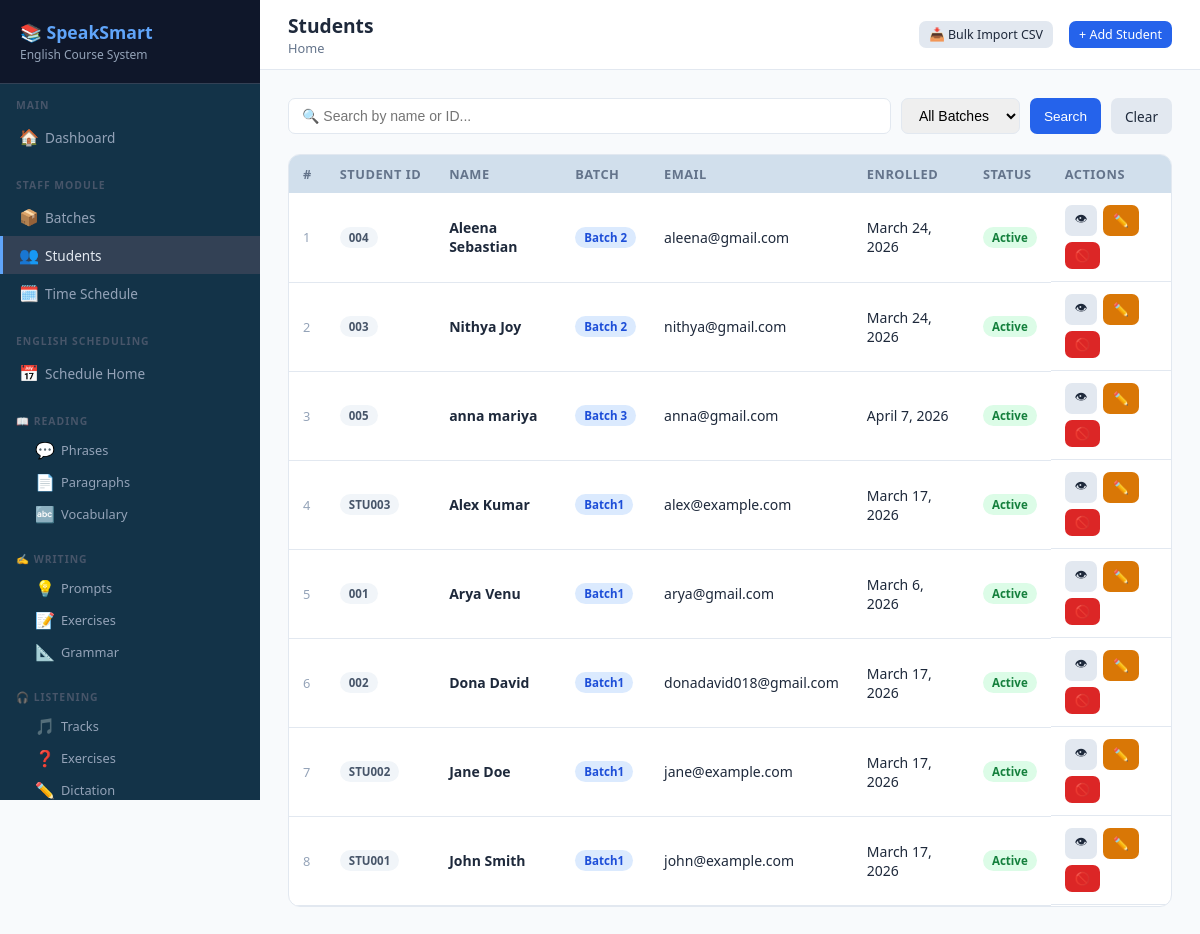
The app's page /staff/students/ (signed in) with its own data.
### staff/models.py (models this page shows, shortened)
class Student(models.Model):
    GENDER_CHOICES = [('M', 'Male'), ('F', 'Female'), ('O', 'Other')]
    user = models.OneToOneField(User, on_delete=models.CASCADE, related_name='student_profile', null=True, blank=True)
    student_id = models.CharField(max_length=20, unique=True)
    first_name = models.CharField(max_length=100)
    last_name = models.CharField(max_length=100)
    email = models.EmailField(unique=True)
    phone = models.CharField(max_length=15, blank=True)
    gender = models.CharField(max_length=1, choices=GENDER_CHOICES, blank=True)
    date_of_birth = models.DateField(null=True, blank=True)
    batch = models.ForeignKey(Batch, on_delete=models.SET_NULL, null=True, related_name='students')
    enrolled_date = models.DateField(auto_now_add=True)
    is_active = models.BooleanField(default=True)
    def get_full_name(self):
        return f"{self.first_name} {self.last_name}"

class Batch(models.Model):
    name = models.CharField(max_length=100)
    description = models.TextField(blank=True)
    start_date = models.DateField()
    end_date = models.DateField(null=True, blank=True)
    created_by = models.ForeignKey(User, on_delete=models.SET_NULL, null=True)
    created_at = models.DateTimeField(auto_now_add=True)
    is_active = models.BooleanField(default=True)

### staff/views.py (the view)
# urls.py: path('students/',                      views.student_list,   name='student_list'),
@login_required
def student_list(request):
    batch_id = request.GET.get('batch')
    search   = request.GET.get('search', '')
    students = Student.objects.select_related('batch').all()
    if batch_id:
        students = students.filter(batch_id=batch_id)
    if search:
        students = (students.filter(first_name__icontains=search) |
                    students.filter(last_name__icontains=search)   |
                    students.filter(student_id__icontains=search))
    batches = Batch.objects.filter(is_active=True)
    return render(request, 'staff/student_list.html', {
        'students':       students.order_by('batch__name', 'first_name'),
        'batches':        batches,
        'selected_batch': batch_id,
        'search':         search,
    })

### staff/templates/staff/student_list.html (shortened to what this page needs)
{% extends "base.html" %}
{% block page_title %}Students{% endblock %}
{% block topbar_actions %}
<a href="{% url 'staff:student_bulk_import' %}" class="btn btn-secondary btn-sm">📥 Bulk Import CSV</a>
<a href="{% url 'staff:student_create' %}" class="btn btn-primary btn-sm" style="margin-left:8px">+ Add Student</a>
{% endblock %}
{% block content %}
<div class="search-bar">
    <form method="get" style="display:flex;gap:10px;flex-wrap:wrap;width:100%">
        <input name="search" value="{{ search }}" placeholder="🔍 Search by name or ID..." style="flex:1;min-width:200px">
        <select name="batch">
            <option value="">All Batches</option>
        </select>
        <button type="submit" class="btn btn-primary">Search</button>
        <a href="{% url 'staff:student_list' %}" class="btn btn-secondary">Clear</a>
    </form>
</div>
<div class="card">
    <div class="card-body" style="padding:0">
        <table>
            <thead>
                <tr>
                    <th>#</th>
                    <th>Student ID</th>
                    <th>Name</th>
                    <th>Batch</th>
                    <th>Email</th>
                    <th>Enrolled</th>
                    <th>Status</th>
                    <th>Actions</th>
                </tr>
            </thead>
            <tbody>
            {% for s in students %}
            <tr>
                <td style="color:#94a3b8;font-size:.8rem">{{ forloop.counter }}</td>
                <td><span class="badge badge-secondary">{{ s.student_id }}</span></td>
                <td><strong>{{ s.get_full_name }}</strong></td>
                <td>{% if s.batch %}<span class="badge badge-primary">{{ s.batch.name }}</span>{% else %}—{% endif %}</td>
                <td>{{ s.email }}</td>
                <td>{{ s.enrolled_date }}</td>
                <td><span class="badge badge-{% if s.is_active %}success{% else %}danger{% endif %}">{% if s.is_active %}Active{% else %}Inactive{% endif %}</span></td>
                <td class="action-buttons">
                    <a href="{% url 'staff:student_detail' s.pk %}" class="btn btn-secondary btn-sm">👁</a>
                    <a href="{% url 'staff:student_edit' s.pk %}" class="btn btn-warning btn-sm">✏️</a>
                    <a href="{% url 'staff:student_toggle' s.pk %}" class="btn btn-{% if s.is_active %}danger{% else %}success{% endif %} btn-sm"
                       onclick="return confirm('Toggle student status?')">{% if s.is_active %}🚫{% else %}✅{% endif %}</a>
                </td>
            </tr>
            {% endfor %}
            </tbody>
        </table>
    </div>
</div>
{% endblock %}

### templates/base.html (style rules this page uses)
* { box-sizing: border-box; margin: 0; padding: 0; }
:root { --primary: #2563eb; --primary-dark: #1d4ed8; --secondary: #7c3aed; --success: #16a34a; --warning: #d97706; --danger: #dc2626; --bg: #f8fafc; --card: #ffffff; --border: #e2e8f0; --text: #1e293b; --muted: #64748b; --sidebar-w: 260px; }
body { font-family: 'Segoe UI', sans-serif; background: var(--bg); color: var(--text); display: flex; min-height: 100vh; }
.card { background: var(--card); border-radius: 12px; border: 1px solid var(--border); overflow: hidden; margin-bottom: 20px; }
.card-body { padding: 20px; }
table { width: 100%; border-collapse: collapse; font-size: 0.875rem; min-width: 500px; }
th { background: #d1dfec; padding: 10px 14px; text-align: left; font-weight: 600; font-size: 0.8rem; color: var(--muted); text-transform: uppercase; letter-spacing: 0.5px; white-space: nowrap; }
td { padding: 12px 14px; border-bottom: 1px solid var(--border); vertical-align: middle; }
.btn { display: inline-flex; align-items: center; gap: 6px; padding: 8px 14px; border-radius: 7px; font-size: 0.85rem; font-weight: 500; cursor: pointer; border: none; text-decoration: none; transition: all 0.15s; white-space: nowrap; }
.btn-primary { background: var(--primary); color: white; }
.btn-danger { background: var(--danger); color: white; }
.btn-warning { background: var(--warning); color: white; }
.btn-secondary { background: #e2e8f0; color: var(--text); }
.btn-sm { padding: 5px 10px; font-size: 0.78rem; }
.badge { display: inline-block; padding: 3px 9px; border-radius: 20px; font-size: 0.72rem; font-weight: 600; white-space: nowrap; }
.badge-success { background: #dcfce7; color: #15803d; }
.badge-primary { background: #dbeafe; color: #1d4ed8; }
.badge-secondary { background: #f1f5f9; color: #475569; }
.search-bar { display: flex; gap: 10px; align-items: center; flex-wrap: wrap; margin-bottom: 20px; }
.search-bar input, .search-bar select { padding: 8px 13px; border: 1.5px solid var(--border); border-radius: 7px; font-size: 0.875rem; }
.action-buttons { display: flex; gap: 6px; flex-wrap: wrap; }

### records on screen
Student: student_id "004", get_full_name "Aleena Sebastian", batch.name "Batch 2", email "aleena@gmail.com", enrolled_date "March 24, 2026", is_active "Active"
Student: student_id "003", get_full_name "Nithya Joy", batch.name "Batch 2", email "nithya@gmail.com", enrolled_date "March 24, 2026", is_active "Active"
Student: student_id "005", get_full_name "anna mariya", batch.name "Batch 3", email "anna@gmail.com", enrolled_date "April 7, 2026", is_active "Active"
Student: student_id "STU003", get_full_name "Alex Kumar", batch.name "Batch1", email "alex@example.com", enrolled_date "March 17, 2026", is_active "Active"
Student: student_id "001", get_full_name "Arya Venu", batch.name "Batch1", email "arya@gmail.com", enrolled_date "March 6, 2026", is_active "Active"
Student: student_id "002", get_full_name "Dona David", batch.name "Batch1", email "donadavid018@gmail.com", enrolled_date "March 17, 2026", is_active "Active"
Student: student_id "STU002", get_full_name "Jane Doe", batch.name "Batch1", email "jane@example.com", enrolled_date "March 17, 2026", is_active "Active"
Student: student_id "STU001", get_full_name "John Smith", batch.name "Batch1", email "john@example.com", enrolled_date "March 17, 2026", is_active "Active"
